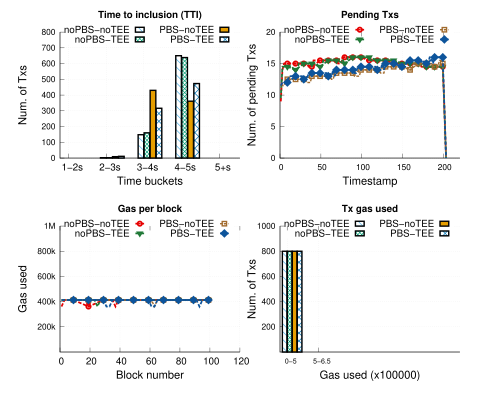

Generate this figure with gnuplot:
# 
# Author: Peterson Yuhala
#

#set term postscript size 3.3in,2.8in linewidth 1 color eps enhanced 22
set term postscript size 5in,4in linewidth 1 color eps enhanced 22
#call "common.gnuplot" "3.4in, 3.9in"
set encoding utf8

set output "op_geth_erc20.eps"
set datafile separator comma

load "styles.inc"
load "common.gnuplot" 
load "linetypes.gnuplot"

## Variables
COEFF = 1000  # how much we multiply values; in this case we are changin seconds to milli seconds


mp_startx=0.12
mp_starty=0.08
mp_height=0.80
mp_rowgap=0.17
mp_colgap=0.08
mp_width=0.80      


font_size = 14
label_size = 18

eval mpSetup(2,2)

set ytics nomirror
set grid y
set ytics font ",12"


eval mpNext
# --- GRAPH a (top left)


set title "Time to inclusion (TTI)" font "Helvetica-bold,14" #offset 0,-0.2

set ylabel "Num. of Txs" font ",16"  offset 2.5,0
set xlabel "Time buckets" font ",16"
set xtics font ",14"


set xtics("1-2s" 0, "2-3s" 1, "3-4s" 2, "4-5s" 3, "5+s" 4) font ",14"
#set xtics rotate by 60

set style fill solid border -1
set boxwidth 0.15
set xtics offset 0.4,0.4,0
set ytics offset 0.5,0,0
set xlabel offset 0,1,0

dx=0.08
#set offset 25, -0.5, 0, 0 #left,right,top,bottom

#set xrange[0:400]
set yrange [0:800]

#set key samplen 1 font ",14" at graph 0.5,0.95
#set key maxrows 1 samplen 0.5 width -2 invert center at graph 1.1,1.125 font ",12"
#set key samplen 1 font ",14" at graph 0.5,0.95

set key samplen 0.75 maxrows 2 at graph 0.5, 0.98 center font ",14"



plot 'data/erc20/nopbs_notee_erc20_tti.csv' u ($1-dx):3 t "noPBS-noTEE" with boxes ls 1 lc rgb C2 fillstyle pattern 4, \
    'data/erc20/nopbs_tee_erc20_tti.csv' u ($1+dx):3 t "noPBS-TEE"  with boxes ls 1 lc rgb C3 fillstyle pattern 2, \
    'data/erc20/pbs_notee_op-geth-erc20_tti.csv' u ($1+3*dx):3 t "PBS-noTEE"  with boxes ls 1 lc rgb C1 fillstyle pattern 3, \
    'data/erc20/pbs_tee_op-geth_erc20_tti.csv' u ($1+5*dx):3 t "PBS-TEE"  with boxes ls 1 lc rgb C5 fillstyle pattern 9
     
unset xtics
eval mpNext
# --- GRAPH b (top right)
set xrange[0:220]


set yrange [0:20]
set title "Pending Txs" font "Helvetica-bold,14" #offset 0,-0.2

set ylabel "Num. of pending Txs" font ",16"  offset 2.5,0
set xlabel "Timestamp" font ",16" 
set xtics offset 0,0.4,0 font ",12"


#set key samplen 1 maxrows 1 center top outside at graph 0.5, 1.0 font ",14"

plot 'data/erc20/nopbs_notee_erc20_pending_tx_smoothed.csv' u 1:4 every 2  w l ls 2006 notitle, \
      '' u 1:4 every 10 t "noPBS-noTEE" w lp ls 2006, \
     'data/erc20/nopbs_tee_erc20_pending_tx_smoothed.csv' u 1:4 every 2  w l ls 2007 notitle, \
     '' u 1:4 every 10 t "noPBS-TEE" w lp ls 2007, \
     'data/erc20/pbs_notee_op-geth-erc20_pending_tx_smoothed.csv' u 1:4 every 2 w l ls 22004 notitle, \
     '' u 1:4 every 10 t "PBS-noTEE" w lp ls 22004, \
     'data/erc20/pbs_tee_op-geth_erc20_pending_tx_smoothed.csv' u 1:4 every 2 w l ls 22001 notitle, \
        '' u 1:4 every 10 t "PBS-TEE" w lp ls 22001

unset xrange
eval mpNext
# --- GRAPH bottom left

set title "Gas per block" font "Helvetica-bold,14" 
set xlabel "Block number" font ",16"
set xtics font ",14"

set style fill solid border -1



#unset key 
set ylabel "Gas used" font ",16"  offset 2.5,0
#set key samplen 1 maxrows 1 center top outside at graph 0.5, 1.0 font ",14"
set yrange [0:1000000]
set xrange [0:120]
set ytics("200k" 200000, "400k" 400000, "600k" 600000, "800k" 800000, "1M" 1000000) font ",12"


plot 'data/erc20/nopbs_notee_erc20_gas_per_block.csv' u 1:3 every 2  w l ls 2006 notitle, \
      '' u 1:3 every 10 t "noPBS-noTEE" w lp ls 2006, \
     'data/erc20/nopbs_tee_erc20_gas_per_block.csv' u 1:3 every 2  w l ls 2007 notitle, \
     '' u 1:3 every 10 t "noPBS-TEE" w lp ls 2007, \
     'data/erc20/pbs_notee_op-geth-erc20_gas_per_block.csv' u 1:3 every 2 w l ls 22004 notitle, \
     '' u 1:3 every 10 t "PBS-noTEE" w lp ls 22004, \
     'data/erc20/pbs_tee_op-geth_erc20_gas_per_block.csv' u 1:3 every 2 w l ls 22001 notitle, \
        '' u 1:3 every 10 t "PBS-TEE" w lp ls 22001
     

eval mpNext
# --- GRAPH: bottom right
set yrange [0:1000]
unset xrange

set style fill solid border -1
set boxwidth 0.15
set xtics offset 0.4,0.4,0
set ytics offset 0.5,0,0
set xlabel offset 0,1,0


#set xtics("0-500k" 0, "500k-650k" 1, "650k-850k" 2, "850k-1M" 3, "1M-1.3M" 4, "1.3M+" 5) offset 0,0.3,0 font ",10"
set xtics("0-5" 0, "5-6.5" 1) font ",10"
#set xtics rotate by 45
#set xrange [-0.7:10]



set ytics("200" 200, "400" 400, "600" 600, "800" 800, "1000" 1000) font ",12"

set title "Tx gas used" font "Helvetica-bold,14" #offset 0,-0.2

set ylabel "Num. of Txs" font ",16"  offset 3.5,0
set xlabel "Gas used (x100000)" font ",16"
dx=0.08

#set label "min = 1μs" at graph 0.6,0.9 font ",16"
#set label "avg = 2^{48}μs" at graph 0.6,0.78 font ",16"
#set label "max = 2^{64}-1μs" at graph 0.6,0.65 font ",16"

#set key samplen 1 maxrows 1 center top outside at graph 0.5, 1.0 font ",14"

plot 'data/erc20/nopbs_notee_erc20_tx_gas_used.csv' u ($1-dx):3 t "noPBS-noTEE" with boxes ls 1 lc rgb C2 fillstyle pattern 4, \
     'data/erc20/nopbs_tee_erc20_tx_gas_used.csv' u ($1+dx):3 t "noPBS-TEE" with boxes ls 1 lc rgb C3 fillstyle pattern 2, \
     'data/erc20/pbs_notee_op-geth-erc20_tx_gas_used.csv' u ($1+3*dx):3 t "PBS-noTEE"  with boxes ls 1 lc rgb C1 fillstyle pattern 3, \
     'data/erc20/pbs_tee_op-geth_erc20_tx_gas_used.csv' u ($1+5*dx):3 t "PBS-TEE"  with boxes ls 1 lc rgb C5 fillstyle pattern 9

     
!epstopdf "op_geth_erc20.eps"
!rm "op_geth_erc20.eps"
quit
